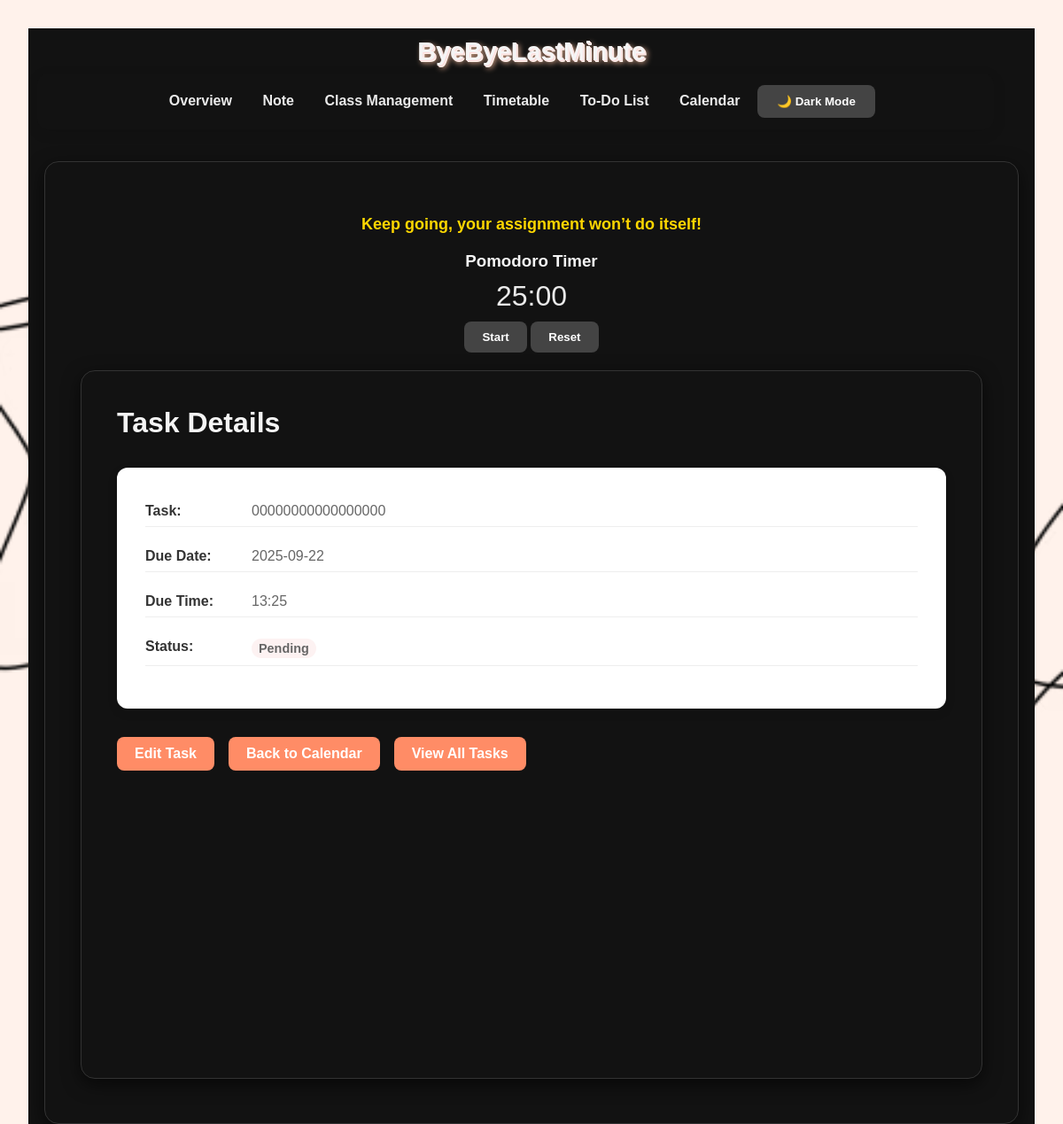
Screenshot of /todo_details/35 with the database file from the repository.
### tables this page shows
CREATE TABLE todos (
                id INTEGER PRIMARY KEY AUTOINCREMENT,
                task TEXT NOT NULL,
                due_date TEXT NOT NULL,
                is_done INTEGER DEFAULT 0
            , due_time TEXT);

### app.py (the view)
@app.route('/todo_details/<int:todo_id>')
def todo_details(todo_id):
    todo = Todo.get_by_id(todo_id)
    if not todo:
        flash("Task not found", "error")
        return redirect(url_for('calendar_view'))
    return render_template('todo_details.html', todo=todo)

### app.py (called while the page is built)
@app.context_processor
def inject_vapid_key():
    return dict(VAPID_PUBLIC_KEY=VAPID_PUBLIC_KEY)

### models.py (called while the page is built)
def get_db_connection():
    conn = sqlite3.connect(DB_NAME, timeout=10)
    conn.row_factory = sqlite3.Row
    return conn

    @staticmethod
    def get_by_id(todo_id):
        with get_db_connection() as conn:
            row = conn.execute("SELECT * FROM todos WHERE id=?", (todo_id,)).fetchone()
            return Todo(**dict(row)) if row else None

### templates/todo_details.html (shortened to what this page needs)
{% extends "base.html" %}
{% block content %}
<main class="container">
  <h1>Task Details</h1>
  <div class="task-details">
    <div class="detail-item">
      <strong>Task:</strong>
      <span>{{ todo.task }}</span>
    </div>
    <div class="detail-item">
      <strong>Due Date:</strong>
      <span>{{ todo.due_date }}</span>
    </div>
    <div class="detail-item">
      <strong>Due Time:</strong>
      <span>{{ todo.due_time or 'No specific time' }}</span>
    </div>
    <div class="detail-item">
      <strong>Status:</strong>
      <span class="{% if todo.is_done %}status-done{% else %}status-pending{% endif %}">
        {% if todo.is_done %}Completed{% else %}Pending{% endif %}
      </span>
    </div>
  </div>
  <div class="actions">
    <a href="{{ url_for('edit_todo', todo_id=todo.id) }}" class="button">Edit Task</a>
    <a href="{{ url_for('calendar_view') }}" class="button secondary">Back to Calendar</a>
    <a href="{{ url_for('todos') }}" class="button secondary">View All Tasks</a>
  </div>
</main>
{% endblock %}

### templates/todo_details.html (style rules this page uses)
.task-details { background: white; padding: 2rem; border-radius: 12px; box-shadow: 0 4px 12px rgba(0,0,0,0.1); margin: 2rem 0; }
.detail-item { display: flex; margin-bottom: 1rem; padding: 0.5rem 0; border-bottom: 1px solid #eee; }
.detail-item strong { min-width: 120px; color: #333; }
.detail-item span { color: #666; }
.status-pending { color: #dc3545; font-weight: bold; }
.actions { display: flex; gap: 1rem; margin-top: 2rem; flex-wrap: wrap; }

### rows the page displays
todos: task "00000000000000000", due_date "2025-09-22", due_time "13:25"
